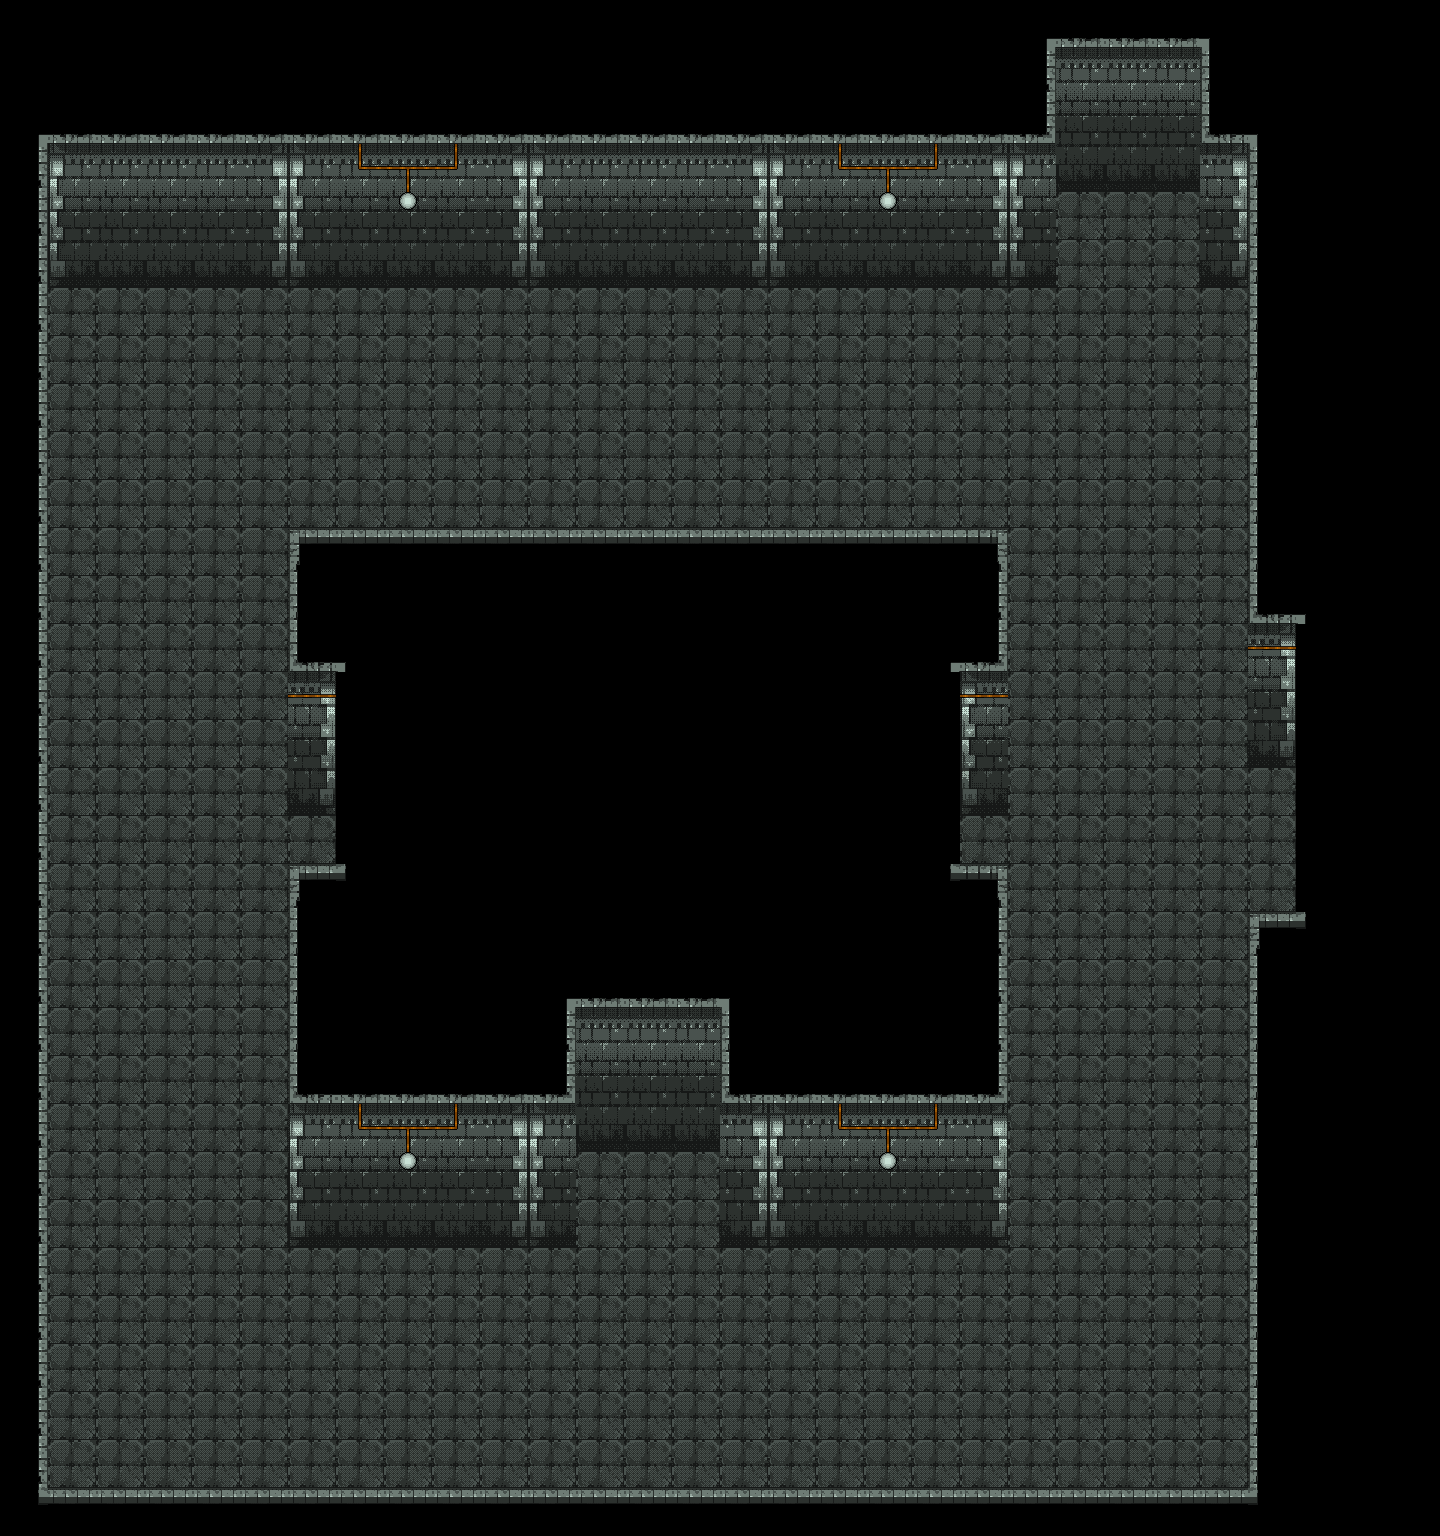

A 2D game scene composited from a Tiled map and its tileset images. What follows is a short description and the map's XML, with each tile layer's data collapsed to a summary:
An orthogonal 30x32 tile map with 48x48 px tiles, 5 tile layers (8_floor, 8_walls, 8_details, 8_darkness_kindamakesitbetter, ...).

<map version="1.10" tiledversion="1.10.2" orientation="orthogonal" renderorder="right-down" width="30" height="32" tilewidth="48" tileheight="48" infinite="0" nextlayerid="7" nextobjectid="1">
 <tileset firstgid="1" source="../Tilesets/Katos_tiles_1.tsx" />
 <layer id="1" name="8_floor" width="30" height="32">
  <data>[960 cells, 417 non-empty, 1 distinct tile ids]</data>
 </layer>
 <layer id="3" name="8_walls" width="30" height="32">
  <data>[960 cells, 129 non-empty, 9 distinct tile ids]</data>
 </layer>
 <layer id="5" name="8_details" width="30" height="32">
  <data>[960 cells, 19 non-empty, 5 distinct tile ids]</data>
 </layer>
 <layer id="6" name="8_darkness_kindamakesitbetter" width="30" height="32">
  <data>[960 cells, 195 non-empty, 1 distinct tile ids]</data>
 </layer>
 <layer id="4" name="8_enclosure" width="30" height="32">
  <data>[960 cells, 160 non-empty, 12 distinct tile ids]</data>
 </layer>
</map>
